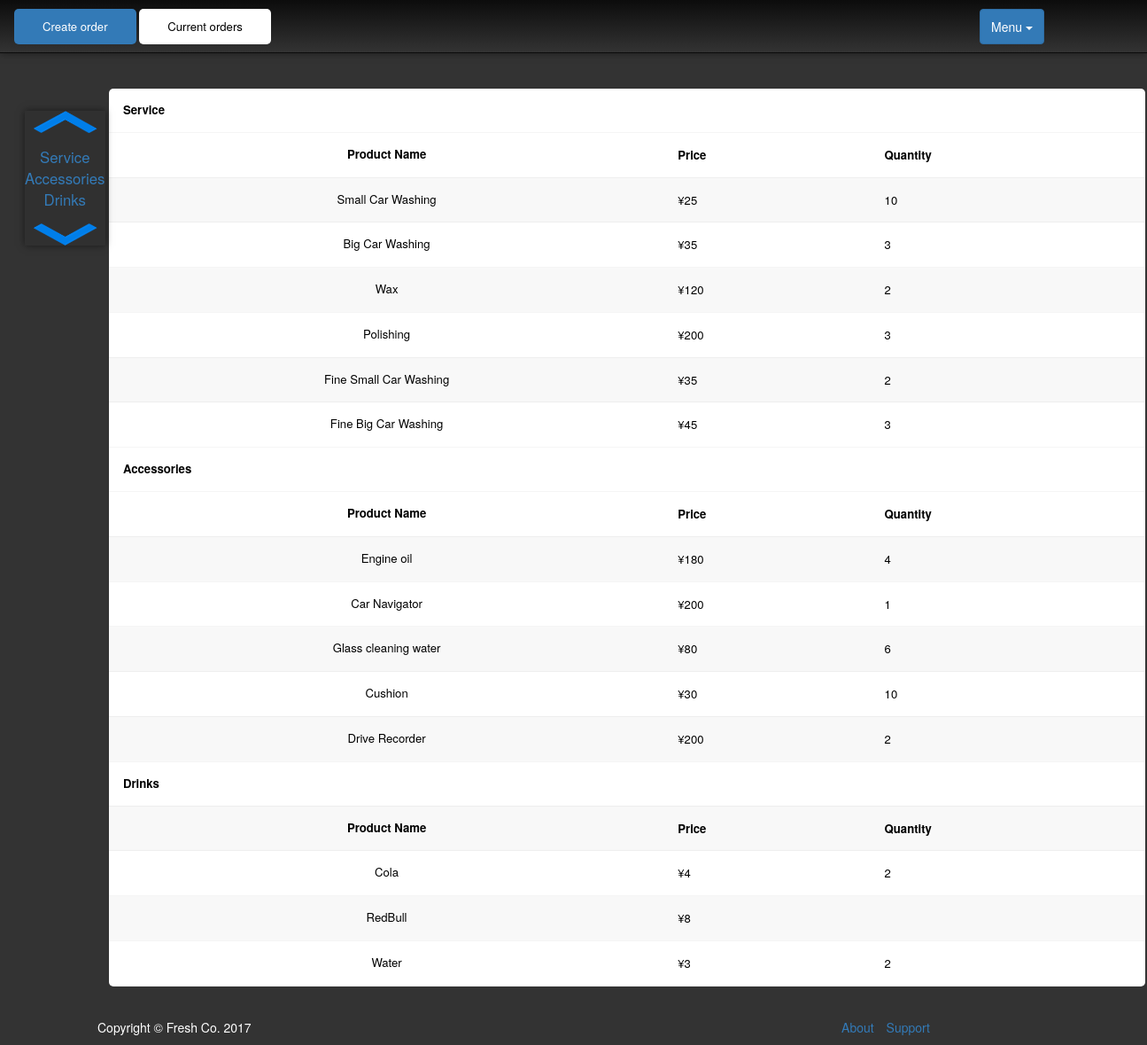
Page /admin/index.php?page=product&action=sold on the committed database.
### tables this page shows
CREATE TABLE IF NOT EXISTS `product_service` (
  `id` int(10) unsigned NOT NULL,
  `product_name` varchar(50) DEFAULT NULL,
  `Price` int(11) DEFAULT NULL,
  `type_id` int(11) DEFAULT NULL
);

### admin/inc/db.php (called while the page is built, shortened)
<?php
 class Mysql{
	function __construct(){
		$this->conn=$this->getConn();
	}
	function getConn(){
        $conn =  mysql_connect('localhost','root','0618') or die("Cannot connect to server".mysql_error());
        return $conn;
    }
	function fetch($result){
        $row = mysql_fetch_array($result);
        return $row;
    }
	function query($sql){
        $res = mysql_query($sql,$this->conn) or die(mysql_error());
		return $res;
	}
}
$mysql = new Mysql();
?>

### admin/product.php (the view, shortened to what this page needs)
<?php
if(isset($_GET['action'])){
	$action = $_GET['action'];
}else{
	$action = 'detail';
}
$sql_fcata = "select type_id,product_name from product_service where price IS NULL ORDER by type_id";
$result_fcata = $mysql->query($sql_fcata);
if($action == 'cata'){
?>
<div class="col-md-12 mainblocks">
	<div class='helptip' id='helptip' style="display:none;">
		<a class='label label-primary'>E</a> Edit /
		<a class='label label-danger'>X</a> Delete /
	</div>
	<table class ='table-stripped'>
		<thead>
			<th colspan='3'>Product catalogue:</th>
			<tr>
				<th>Catalogue ID</th>
				<th class='text-center'>Catalogue Name</th>
				<th class='text-right'>
					Operation <a href='javascript:void(0);' onclick="$('#helptip').toggle()" class="glyphicon glyphicon-question-sign icona"></a>
				</th>
			</tr>
		</thead>
		<tbody>
<?php
    while($row_fcata = $mysql->fetch($result_fcata)) {
        echo "<tr>
				<td>".$row_fcata['type_id']."</td>
				<td class='text-center'>".$row_fcata['product_name']." </td>
				<td class='text-right'>
					<a class='label label-primary' onclick=\"firm('Do you want to Edit this Product Type?','editCata{$row_fcata['type_id']}')\">E</a>
					<a class='label label-danger' onclick=\"firm('Do you want to Delete this Product Type and all of its sub product items?','deleteCata{$row_fcata['type_id']}')\">X</a>
				</td>
			</tr>";
		echo "<form action='index.php?page=product&action=new' method='post' id='editCata{$row_fcata['type_id']}'>
					<input type='hidden' name='origCataEdit' value='{$row_fcata['type_id']},{$row_fcata['product_name']}'/>
				</form>
				<form action='' method='post' id='deleteCata{$row_fcata['type_id']}'>
					<input type='hidden' name='origCataDel' value='{$row_fcata['type_id']}'/>
				</form>";
    }
?>
		</tbody>
	</table>
</div>
<?php
	if(isset($_POST['origCataDel'])){
			$sql_delproduct = "DELETE FROM product_service WHERE type_id = {$_POST['origCataDel']}";
			$mysql->query($sql_delproduct);
			echo "<script>window.location.href='index.php?page=product&action=cata';</script>";
		}
}else if($action == 'sold'){
	echo "<table class ='table-stripped'>";
	while($row_fcata = $mysql->fetch($result_fcata)) {
		$cata_id = $row_fcata['type_id'];
        $sql_finfo = "select id,s.product_name as product_name,s.price from product_service as s where s.type_id = ".$cata_id." and s.price IS NOT NULL;";
	    $result_finfo = $mysql->query($sql_finfo);
        echo "<th colspan='3' id=".$row_fcata['product_name'].">".$row_fcata['product_name']."</th>
				<tr>
					<td  class='text-centered'><b>Product Name</b></td>
					<td class='bold'>Price</td><td class='bold'>Quantity</td>
				</tr>";
		while($row_finfo = $mysql->fetch($result_finfo)) {
			echo "<tr>
					<td class='text-centered'>".$row_finfo['product_name']."</td>
					<td>&#165;".$row_finfo['price']." </td>";
            $productid = $row_finfo['id'];
            $sql_fquantity = "SELECT sum(quantity)as Quantity from order_product where product_id = ".$productid.";";
			$result_fquantity = $mysql->query($sql_fquantity);
  			while($row_fquantity = $mysql->fetch($result_fquantity)) {
		        echo "<td>".$row_fquantity['Quantity']."</td>
				</tr>";
		    }
	    }
    }echo "</table>";
}else if($action == 'new'){
	echo "<form action='submit.php' method='post'>
		<table>
			<th colspan='4'>
				<label>New Product&nbsp;<input type='radio' name='isCata' value='product' onclick='refresh()' checked>&nbsp; &nbsp;</label><label>&nbsp; &nbsp;
				New Product Category <input type='radio' name='isCata' value='cata' onclick='hideCata()'></label>
			</th>
		<script>
			function refresh(){
				window.location.href='index.php?page=product&action=new';
			}
			function hideCata(){
				var cata = document.getElementsByClassName('hideCata');
				document.getElementsByName('price')[0].required = false;
				for(var i = 0; i < cata.length;i++){
					cata[i].style.display = 'none';
				}
			}
		</script>";
	$sql_LastproductID = 'SELECT id FROM product_service ORDER BY id DESC LIMIT 1';
	$productId = $mysql->fetch($mysql->query($sql_LastproductID))[0]+1;
	echo"		<tr>
				<td class='bold' class='width-2'>Product ID</td>
				<td class='width-2'>
					<input type='number' name='origId' maxlength='6' value='$productId' disabled='disabled'/>
					<input type='hidden' name='cataId' value='$productId' />
				</td>
			</tr>
			<tr>
				<td class='bold'>Name<span class='req'> *</span></td>
				<td>
					<input type='text' maxlength='30' name='productName' required/>
				</td>
				<td class='bold'><span class='hideCata'>Product Type<span class='req'> *</span></span></td>
				<td class='width-4'><span class='hideCata'>
					<div style='margin-left:-200px;'><b>Catalogue:</b>
						<select name='productCata' class='width-6'>";
	$sql_productCata = "SELECT type_id,product_name FROM product_service WHERE price is NULL ORDER BY product_name";
	$result_productCata = $mysql->query($sql_productCata);
	$productCata = array();
		while($row = $mysql->fetch($result_productCata)) {
			echo "<option value={$row['type_id']}>{$row['product_name']}</option>";
			$productCata[$row['product_name']] = $row['type_id'];
		}
	echo"				</select>
					</div></span>
				</td>
			</tr>
			<tr>
				<td class='bold'><span class='hideCata'>Price<span class='req'> *</span></span></td>
				<td><span class='hideCata'>
					<label>&#165;&nbsp;</label><input type='number' min='0' max='999' name='price' required/>
				</span></td>
			</tr>
		</table>
		<div class='text-right'>
			<button class='submit' type='primary' name='submit'>Submit</button>
		</div>
	</form>";
	if(isset($_POST['origproductEdit'])){
		$origproduct = explode(',',$_POST['origproductEdit']);
		echo "<script>
				document.getElementsByName('isCata')[1].disabled = true;
				var productid = document.getElementsByName('origId')[0];
				document.getElementsByName('cataId')[0].disabled = true;
				productid.disabled=false;
				productid.value = {$origproduct[0]};
				productid.onchange = function(){
					productid.value = {$origproduct[0]};
				}
				document.getElementsByName('productName')[0].value = '{$origproduct[1]}';
				document.getElementsByName('price')[0].value = '{$origproduct[2]}';
				document.getElementsByName('productCata')[0].value = '{$productCata[$origproduct[3]]}';
			</script>";
	}else if(isset($_POST['origCataEdit'])){
		$origCata = explode(',',$_POST['origCataEdit']);
		echo "<script>
				hideCata();
				document.getElementsByName('isCata')[0].disabled = true;
				document.getElementsByName('isCata')[1].checked = true;
				var productid = document.getElementsByName('origId')[0];
				document.getElementsByName('cataId')[0].disabled = true;
				productid.disabled=false;
				productid.value = {$origCata[0]};
				productid.onchange = function(){
					productid.value = {$origCata[0]};
				};
				document.getElementsByName('productName')[0].value = '{$origCata[1]}';
			</script>";
	}
}else if($action== 'weekly'){
	$timeres = $mysql->fetch($mysql->query('select year(now()),week(now(),1)'));
	$weeknum = $timeres[1];
	$yearnum = $timeres[0];
	echo "<div class='my_show'>
			<form method='post' action='index.php?page=product&action=weekly'>
				Week:<input type='number' name='weeknum' id='weeknum' placeholder='Week' min='0' max='53' value='$weeknum'/>
				Year:<input type='number' name='yearnum' id='yearnum' placeholder='Year' min='2010' max='$yearnum' value='$yearnum'/>
				<button type='submit' value='OK' class='my_hidden'>OK</button>
			</form>";
	if(isset($_POST['weeknum'])&&$_POST['weeknum']!=''){$weeknum = inputCheck($_POST['weeknum']);}
	if(!empty($_POST['yearnum'])){$yearnum = inputCheck($_POST['yearnum']);}
	echo "<script>
			document.getElementById('weeknum').value = $weeknum;
			document.getElementById('yearnum').value = $yearnum;
		</script>";
	$sql_subdate = "select DATE_ADD('$yearnum-01-01',INTERVAL (7*$weeknum-WEEKDAY('$yearnum-01-01')) DAY) AS start, DATE_ADD(DATE_ADD('$yearnum-01-01',INTERVAL (7*$weeknum-WEEKDAY('$yearnum-01-01')) DAY),INTERVAL 5 DAY) AS end;";
	$subdate = $mysql->fetch($mysql->query($sql_subdate));
	echo "<table class ='table-stripped'>
			<th style='font-size:1.6em' class='text-centered' colspan='10'>Weekly's selling Product Diary: {$subdate['start']} to {$subdate['end']}</th>";
	while($row_fcata = $mysql->fetch($result_fcata)) {
		$cata_id = $row_fcata['type_id'];
        $sql_finfo = "SELECT id,s.product_name AS product_name,s.price FROM product_service AS s WHERE s.type_id = ".$cata_id." AND s.price IS NOT NULL;";
	    $result_finfo = $mysql->query($sql_finfo);
        echo "<tr id='{$row_fcata['product_name']}'>
				<td class='text-centered'><b style='font-size:1.2em;'>{$row_fcata['product_name']}</b></td>
				<td class='bold'>Price</td>
				<td class='bold'>Monday</td>
				<td class='bold'>Tuesday</td>
				<td class='bold'>Wednesday</td>
				<td class='bold'>Thursday</td>
				<td class='bold'>Friday</td>
				<td class='bold'>Saturday</td>
				<td class='bold'>Sunday</td>
				<td class='bold'>Quantity</td>
			</tr>";
		while($row_finfo = $mysql->fetch($result_finfo)) {
			echo "<tr>
					<td class='text-centered'>".$row_finfo['product_name']."</td>
					<td>&#165;".$row_finfo['price']." </td>
					<td id='1_{$row_finfo['id']}'></td>
					<td id='2_{$row_finfo['id']}'></td>
					<td id='3_{$row_finfo['id']}'></td>
					<td id='4_{$row_finfo['id']}'></td>
					<td id='5_{$row_finfo['id']}'></td>
					<td id='6_{$row_finfo['id']}'></td>
					<td id='7_{$row_finfo['id']}'></td>
					<td id='q_{$row_finfo['id']}'>0</td>
				</tr>";
	    }echo "<tr>
					<td class='text-centered'>TOTAL</td>
					<td></td>
					<td>&#165;<span id='1_c$cata_id'>0</span></td>
					<td>&#165;<span id='2_c$cata_id'>0</span></td>
					<td>&#165;<span id='3_c$cata_id'>0</span></td>
					<td>&#165;<span id='4_c$cata_id'>0</span></td>
					<td>&#165;<span id='5_c$cata_id'>0</span></td>
					<td>&#165;<span id='6_c$cata_id'>0</span></td>
					<td>&#165;<span id='7_c$cata_id'>0</span></td>
					<td id='q_c$cata_id'>0</td>
				</tr>
				<tr>
					<td class='text-centered'><b>Total Week: </b></td>
					<td><kbd>&#165;<span id='total_$cata_id'>0</span></kbd></td>
				<tr/>";
	}
	echo "<tr>
			<td class='fat'><b>AMOUNT TOTAL:&nbsp; &nbsp; <samp>&#165;<span id='total_all'>0</span></b></samp></td>
			<td></td>
			<td>&#165;<span id='day1'>0</span></td>
			<td>&#165;<span id='day2'>0</span></td>
			<td>&#165;<span id='day3'>0</span></td>
			<td>&#165;<span id='day4'>0</span></td>
			<td>&#165;<span id='day5'>0</span></td>
			<td>&#165;<span id='day6'>0</span></td>
			<td>&#165;<span id='day7'>0</span></td>
		  </tr>
		</table>
	</div>";
	for($dayweek=2;$dayweek<9;$dayweek++){
		$sql="select of.product_id,sum(quantity),sum(quantity)*fc.price,fc.type_id from order_product as of join product_service as fc ON of.product_id = fc.id where order_id in (select id from orders where week(date,1) = $weeknum and year(date)=$yearnum and DAYOFWEEK(date) = $dayweek) group by product_id";
		$res = $mysql->query($sql);
		$zhou = $dayweek - 1;
		while($row = $mysql->fetch($res)){
			echo "<script>
					changeQuan('{$zhou}_{$row[0]}',{$row[1]});
					addQuan('q_{$row[0]}',{$row[1]});
					addQuan('{$zhou}_c{$row[3]}',{$row[2]});
					addQuan('q_c{$row[3]}',{$row[1]});
					addQuan('total_{$row[3]}',{$row[2]});
					addQuan('total_all',{$row[2]});
					addQuan('day{$zhou}',{$row[2]});
				</script>";
		}
	}
}
?>

### admin/inc/nav.php (shortened to what this page needs)
<center class="tab_out">
          <table class="table-stripped">
        <tr><td class='text-centered' id='tab'>
		<nav>
			<div class="left-menu">
				<a href="index.php?page=create_order"><button class='btn-primary' type="button">Create order</button></a>
				<a href="index.php?page=current_orders"><button type="button">Current orders</button></a>
			</div>
			<div class="right-menu">
				<div class="nav dropdown">
				    <button class="btn btn-primary dropdown-toggle" type="button" data-toggle="dropdown">Menu
				    <span class="caret"></span></button>
				  </div>
			</div>
		</nav>
		</tr></td>
    </table>
</center>
<div class='col-xs-1'>
	<div class="left_tab">
		<a href='#'><img src='../static/img/icon/up.png'/></a><br/>
		<?php
		if ($page == 'create_order' || ($_GET['action']=='weekly') || $_GET['action']=='sold') {
			$sql_fcata = "SELECT product_name FROM product_service WHERE price IS NULL ORDER BY type_id";
			$res_fcata = $mysql->query($sql_fcata);
			while($row_fcata = $mysql->fetch($res_fcata)){
				echo "<a href=#".$row_fcata['product_name'].">".$row_fcata['product_name']."</a><br/>";
			}
		}
		?>
		<a href='#bottom'><img src='../static/img/icon/down.png'/></a>
	</div>
</div>
<div class='col-xs-10'>
         <dl class="container">
		<dd class="row clearfix">

### rows in the picture
product_service: product_name "Service"
product_service: product_name "Accessories"
product_service: product_name "Drinks"
product_service: product_name "Small Car Washing", Price "25", Quantity "10"
product_service: product_name "Big Car Washing", Price "35", Quantity "3"
product_service: product_name "Wax", Price "120", Quantity "2"
product_service: product_name "Polishing", Price "200", Quantity "3"
product_service: product_name "Fine Small Car Washing", Price "35", Quantity "2"
product_service: product_name "Fine Big Car Washing", Price "45", Quantity "3"
product_service: product_name "Engine oil", Price "180", Quantity "4"
product_service: product_name "Car Navigator", Price "200", Quantity "1"
product_service: product_name "Glass cleaning water", Price "80", Quantity "6"
product_service: product_name "Cushion", Price "30", Quantity "10"
product_service: product_name "Drive Recorder", Price "200", Quantity "2"
product_service: product_name "Cola", Price "4", Quantity "2"
product_service: product_name "RedBull", Price "8"
product_service: product_name "Water", Price "3", Quantity "2"
